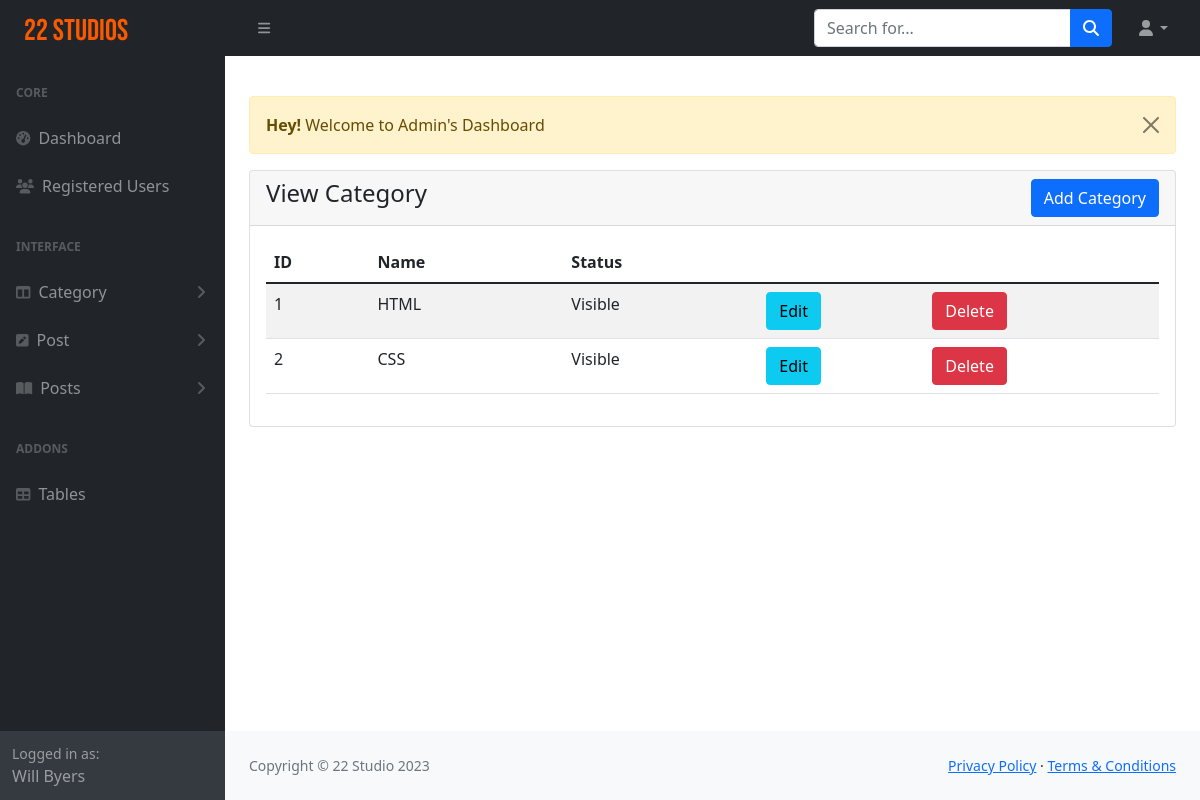
Screenshot of /admin/category-view.php (signed in) with the database file from the repository.
### tables this page shows
CREATE TABLE `categories` (
  `id` int(11) NOT NULL,
  `name` varchar(191) NOT NULL,
  `slug` varchar(191) NOT NULL,
  `description` text DEFAULT NULL,
  `meta_title` varchar(200) NOT NULL,
  `meta_description` mediumtext DEFAULT NULL,
  `meta_keyword` mediumtext DEFAULT NULL,
  `navbar_status` tinyint(4) DEFAULT 0,
  `status` tinyint(4) DEFAULT 0 COMMENT '0=visible,1=hidden,2=deleted',
  `created_at` timestamp NULL DEFAULT current_timestamp()
);

### admin/category-view.php (the view, shortened to what this page needs)
<?php
include('includes/header.php');
?>
<div class="container-fluid px-4">
    <div class="row mt-4">
        <div class="col-md-12">
            <?php include('../message.php'); ?>
            <div class="card">
                <div class="card-header">
                    <h4>View Category
                        <a href="category-add.php" class="btn btn-primary float-end">Add Category</a>
                    </h4>
                </div>
                <div class="card-body">
                    <div class="table-responsive">
                        <table class="table table-striped">
                            <thead>
                                <tr>
                                    <th>ID</th>
                                    <th>Name</th>
                                    <th>Status</th>
                                </tr>
                            </thead>
                            <tbody>
                                <?php
                                $category = "SELECT * FROM categories WHERE status!='2'";
                                $category_run = mysqli_query($con, $category);
                                if (mysqli_num_rows($category_run) > 0) {
                                    foreach ($category_run as $item) {
                                ?>
                                        <tr>
                                            <td><?= $item['id']; ?></td>
                                            <td><?= $item['name']; ?></td>
                                            <td>
                                                <?php
                                                if ($item['status'] == '1') {
                                                    echo "Hidden";
                                                } else {
                                                    echo "Visible";
                                                }
                                                ?>
                                            </td>
                                            <td class="px-0">
                                                <a href="category-edit.php?id=<?= $item['id']; ?>" class="btn btn-info">Edit</a>
                                            </td>
                                            <td class="px-0">
                                                <form action="code.php" method="post">
                                                    <button type="submit" name="category_delete" value="<?= $item['id']; ?>" class="btn btn-danger">Delete</button>
                                                </form>
                                            </td>
                                        </tr>
                                    <?php
                                    }
                                } else {
                                    ?>
                                    <tr>
                                        <td colspan="5">No Category Found</td>
                                    </tr>
                                <?php
                                }
                                ?>
                            </tbody>
                        </table>
                    </div>
                </div>
            </div>
        </div>
    </div>
</div>
<?php
include('includes/footer.php');
include('includes/scripts.php');
?>

### rows the page displays
categories: id "1", name "HTML", status "Visible"
categories: id "2", name "CSS", status "Visible"

### other values shown
$_SESSION['auth_user']['user_name'] "Will Byers"
$_SESSION['message'] "Welcome to Admin's Dashboard"
